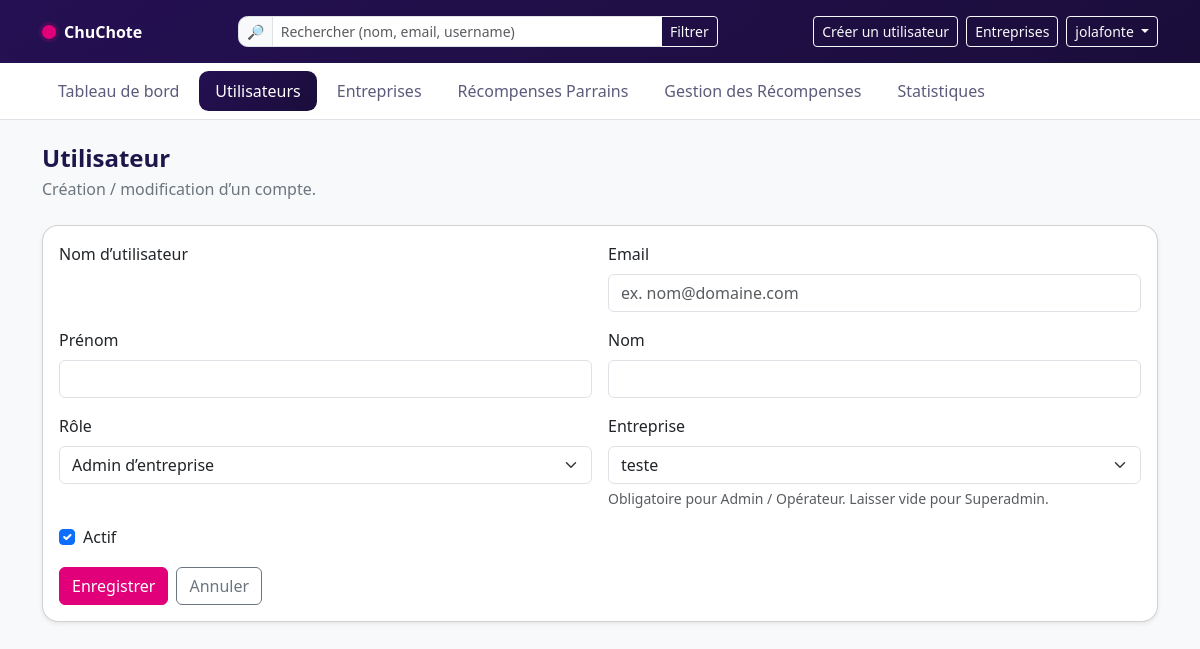
Page /accounts/users/2/edit/ (signed in) on the committed database.
### accounts/models.py (models this page shows, shortened)
class User(AbstractUser, PermissionsMixin):
    class Profile(models.TextChoices):
        SUPERADMIN = "superadmin", "Superadmin (plateforme)"
        ADMIN = "admin", "Admin d’entreprise"
        OPERATEUR = "operateur", "Opérateur"
        CLIENT = "client", "Client (V1: non utilisable)"
    profile = models.CharField(
        max_length=20,
        choices=Profile.choices,
        default=Profile.CLIENT,
    )
    company = models.ForeignKey(
        Company, on_delete=models.SET_NULL, null=True, blank=True, related_name="users"
    )
    def is_superadmin(self) -> bool:
        return self.profile == self.Profile.SUPERADMIN
    def is_admin_entreprise(self) -> bool:
        return self.profile == self.Profile.ADMIN

### accounts/views.py (the view, shortened to what this page needs)
# urls.py: path("users/<int:pk>/edit/", UserUpdateView.as_view(), name="user_edit"),
@method_decorator(login_required, name="dispatch")
class UserUpdateView(UpdateView):
    template_name = "accounts/users/form.html"
    form_class = UserUpdateForm
    model = User
    def dispatch(self, request, *args, **kwargs):
        require_company_admin_or_superadmin(request.user)
        return super().dispatch(request, *args, **kwargs)
    def get_form_kwargs(self):
        kwargs = super().get_form_kwargs()
        kwargs["request"] = self.request           # <-- pour limiter la liste des companies en édition
        return kwargs
    def get_object(self, queryset=None):
        obj = super().get_object(queryset)
        if self.request.user.is_admin_entreprise():
            if obj.company_id != self.request.user.company_id or obj.profile == "superadmin":
                from django.core.exceptions import PermissionDenied
                raise PermissionDenied("Accès refusé.")
        return obj

### accounts/forms.py
class UserUpdateForm(UserChangeForm):
    password = None
    class Meta:
        model = User
        fields = ("email", "first_name", "last_name", "profile", "company", "is_active")
    def __init__(self, *args, **kwargs):
        self.request = kwargs.pop("request", None)
        super().__init__(*args, **kwargs)
        if self.request and hasattr(self.request, "user"):
            u = self.request.user
            if u.is_superadmin():
                self.fields["company"].queryset = Company.objects.all()
            elif u.is_admin_entreprise():
                self.fields["company"].queryset = Company.objects.filter(pk=u.company_id)
            else:
                self.fields["company"].queryset = Company.objects.none()

### accounts/models.py (called while the page is built)
    def __str__(self):
        return self.name

### accounts/permissions.py (called while the page is built)
def require_company_admin_or_superadmin(user):
    if not user.is_authenticated:
        raise PermissionDenied()
    if user.is_superadmin():
        return
    if not user.is_admin_entreprise():
        raise PermissionDenied("Réservé à l’Admin d’entreprise (ou Superadmin).")

### templates/accounts/users/form.html (shortened to what this page needs)
{% extends "base_dashboard.html" %}
{% load static widget_tweaks %}
{% block body_data_page %}users{% endblock %}
{% block nav_users_active %}active{% endblock %}
{% block content %}
<header class="mb-4">
  <h1 class="h4 section-title mb-1">Utilisateur</h1>
  <div class="text-secondary">Création / modification d’un compte.</div>
</header>
<div class="card shadow-sm">
  <div class="card-body">
    <form method="post" novalidate class="row g-3">
      <div class="col-md-6">
        <label class="form-label">Nom d’utilisateur</label>
      </div>
      <div class="col-md-6">
        <label class="form-label">Email</label>
        {% render_field form.email class+="form-control" placeholder="ex. nom@domaine.com" %}
      </div>
      <div class="col-md-6">
        <label class="form-label">Prénom</label>
        {% render_field form.first_name class+="form-control" %}
      </div>
      <div class="col-md-6">
        <label class="form-label">Nom</label>
        {% render_field form.last_name class+="form-control" %}
      </div>
      <div class="col-md-6">
        <label class="form-label">Rôle</label>
        {% if form.profile.field.widget.input_type == "select" %}
          {% render_field form.profile class+="form-select" %}
        {% else %}
          {% render_field form.profile class+="form-control" %}
        {% endif %}
      </div>
      <div class="col-md-6">
        <label class="form-label">Entreprise</label>
        {% if form.company.field.widget.input_type == "select" %}
          {% render_field form.company class+="form-select" %}
        {% else %}
          {% render_field form.company class+="form-control" %}
        {% endif %}
        <div class="form-text">Obligatoire pour Admin / Opérateur. Laisser vide pour Superadmin.</div>
      </div>
      {% if form.is_active %}
      <div class="col-12">
        <div class="form-check">
          {% render_field form.is_active class+="form-check-input" %}
          <label class="form-check-label" for="{{ form.is_active.id_for_label }}">Actif</label>
        </div>
      </div>
      {% endif %}
      <div class="col-12 d-grid d-sm-flex gap-2">
        <button class="btn btn-primary">Enregistrer</button>
        <a class="btn btn-outline-secondary" href="{% url 'accounts:user_list' %}">Annuler</a>
      </div>
    </form>
  </div>
</div>
{% endblock %}

### templates/base_dashboard.html (shortened to what this page needs)
{% load static %}
<!doctype html>
<html lang="fr">
<head>
  <link rel="stylesheet" href="{% static 'bootstrap/css/bootstrap.min.css' %}">
  <link rel="stylesheet" href="{% static 'css/app.css' %}">
</head>
<body data-page="{% block body_data_page %}{% endblock %}">
  <header class="topbar border-bottom sticky-top">
    <div class="topbar-gradient">
      <div class="container py-3">
        <div class="d-flex align-items-center justify-content-between gap-3">
          <a class="navbar-brand d-flex align-items-center gap-2 text-white text-decoration-none"
             href="{% url 'dashboard:root' %}">
            <span class="brand-dot"></span>
            <span class="fw-bold">ChuChote</span>
          </a>
          <form class="d-none d-md-flex" role="search" method="get" action="" style="min-width: 480px;">
            <div class="input-group input-group-sm">
              <span class="input-group-text">🔎</span>
              <input class="form-control"
                     type="search"
                     name="q"
                     value="{{ current_q|default:'' }}"
                     placeholder="Rechercher (nom, email, username)"
                     aria-label="Search">
              <button class="btn btn-outline-light" type="submit">Filtrer</button>
            </div>
          </form>
          <div class="d-flex align-items-center gap-2">
            <a class="btn btn-sm btn-outline-light" href="{% url 'accounts:user_create' %}">Créer un utilisateur</a>
            {% if request.user.profile == 'superadmin' %}
              <a class="btn btn-sm btn-outline-light" href="{% url 'accounts:company_list' %}">
                Entreprises
              </a>
            {% endif %}
            <div class="dropdown">
              <button class="btn btn-sm btn-outline-light dropdown-toggle" data-bs-toggle="dropdown">
                {{ request.user.get_username|default:"Compte" }}
              </button>
            </div>
          </div>
        </div>
      </div>
    </div>
    <div class="topbar-nav bg-white">
      <div class="container">
        <ul class="nav nav-pills gap-1 py-2" id="mainNav">
          <li class="nav-item">
            <a class="nav-link {% block nav_dashboard_active %}{% endblock %}"
               href="{% url 'dashboard:root' %}">
              Tableau de bord
            </a>
          </li>
          <li class="nav-item">
            <a class="nav-link {% block nav_users_active %}{% endblock %}"
               href="{% url 'accounts:user_list' %}">
              Utilisateurs
            </a>
          </li>
          {% if request.user.profile == 'superadmin' %}
            <li class="nav-item">
              <a class="nav-link {% block nav_companies_active %}{% endblock %}"
                 href="{% url 'accounts:company_list' %}">
                Entreprises
              </a>
            </li>
          {% endif %}
          <li class="nav-item">
            <a class="nav-link {% block nav_clients_active %}{% endblock %}"
               href="{% url 'dashboard:clients_list' %}">
              Récompenses Parrains
            </a>
          </li>
          <li class="nav-item">
            <a class="nav-link {% block nav_rewards_active %}{% endblock %}"
               href="{% url 'rewards:list' %}">
              Gestion des Récompenses
            </a>
          </li>
          <li class="nav-item">
            <a class="nav-link {% block nav_stats_active %}{% endblock %}" href="{% url 'rewards:stats' %}">
              Statistiques
            </a>
          </li>
        </ul>
      </div>
    </div>
  </header>
  <main class="container my-4">
    {% block content %}{% endblock %}
  </main>
</body>
</html>

### static/css/app.css (style rules this page uses)
:root { --brand-primary:#E1007A; --brand-gradient-start:#251053; --brand-gradient-end:#1A0D3A; --brand-ink:#1E164B; }
body { background-color:#f8f9fb }
.topbar-gradient { background: linear-gradient(140deg, var(--brand-gradient-start) 0%, var(--brand-gradient-end) 100%); }
.navbar-brand .brand-dot { width: 14px; height:14px; display:inline-block; border-radius:50%; background: var(--brand-primary); box-shadow: 0 0 0 .2rem rgba(225,0,122,.15); }
.btn-primary { --bs-btn-bg: var(--brand-primary); --bs-btn-border-color: var(--brand-primary); --bs-btn-hover-bg: #c40069; --bs-btn-hover-border-color: #c40069; }
.topbar .form-control { border-radius:.6rem; }
.topbar .input-group-text { border-radius:.6rem 0 0 .6rem; }
.topbar-nav .nav-link { color:#5b5b7b; border-radius:.6rem; }
.topbar-nav .nav-link.active, .topbar-nav .nav-link:hover { color:#fff; background: linear-gradient(140deg, var(--brand-gradient-start) 0%, var(--brand-gradient-end) 100%); }
.section-title { color: var(--brand-ink); font-weight:800; }
.card { border-radius:1rem; }

### rows in the picture
User: user.get_username "jolafonte"
User: profile "Admin d’entreprise", company "teste", is_active "☑"
